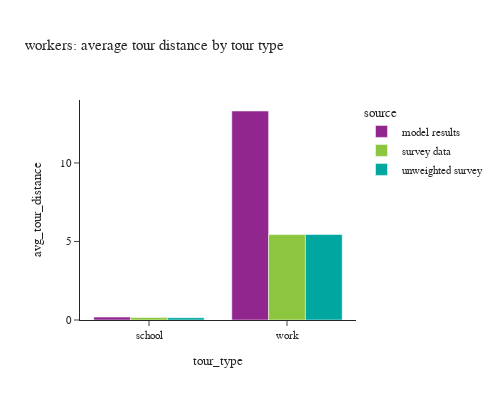

Source (notebook cell):
### Code cell
df_plot = w_tour_data.groupby(['source','tour_type']).apply(lambda x: pd.Series({
    # tour distance have different variable names in model and survey data
    'agg_tour_dist':(x['tour_distance_one_way'] * x['tour_weight']).sum() + (x['tour_distance'] * x['tour_weight']).sum()
    })).reset_index()
df_plot = df_plot.merge(df_worker_count, how='left', on='source')
df_plot['avg_tour_distance'] = df_plot['agg_tour_dist']/df_plot['person_weight']

fig = px.bar(df_plot, x="tour_type", y="avg_tour_distance", color="source",barmode="group",
            #  facet_col="tour_type",facet_row_spacing=0.2,
             title="workers: average tour distance by tour type")
fig.update_layout(height=400, width=500)
fig.show()

### Figure 1 — Plotly figure (JSON) as saved in the notebook; plotly's stock layout.template omitted (floating-point values rounded to 4 significant figures)
{"data": [{"alignmentgroup": "True", "hovertemplate": "source=model results<br>tour_type=%{x}<br>avg_tour_distance=%{y}<extra></extra>", "legendgroup": "model results", "marker": {"color": "#91268F", "pattern": {"shape": ""}}, "name": "model results", "offsetgroup": "model results", "orientation": "v", "showlegend": true, "textposition": "auto", "type": "bar", "x": ["school", "work"], "xaxis": "x", "y": [0.1849, 13.31], "yaxis": "y"}, {"alignmentgroup": "True", "hovertemplate": "source=survey data<br>tour_type=%{x}<br>avg_tour_distance=%{y}<extra></extra>", "legendgroup": "survey data", "marker": {"color": "#8CC63E", "pattern": {"shape": ""}}, "name": "survey data", "offsetgroup": "survey data", "orientation": "v", "showlegend": true, "textposition": "auto", "type": "bar", "x": ["school", "work"], "xaxis": "x", "y": [0.1566, 5.437], "yaxis": "y"}, {"alignmentgroup": "True", "hovertemplate": "source=unweighted survey<br>tour_type=%{x}<br>avg_tour_distance=%{y}<extra></extra>", "legendgroup": "unweighted survey", "marker": {"color": "#00A7A0", "pattern": {"shape": ""}}, "name": "unweighted survey", "offsetgroup": "unweighted survey", "orientation": "v", "showlegend": true, "textposition": "auto", "type": "bar", "x": ["school", "work"], "xaxis": "x", "y": [0.1451, 5.443], "yaxis": "y"}], "layout": {"barmode": "group", "height": 400, "legend": {"title": {"text": "source"}, "tracegroupgap": 0}, "title": {"text": "workers: average tour distance by tour type"}, "width": 500, "xaxis": {"anchor": "y", "domain": [0.0, 1.0], "title": {"text": "tour_type"}}, "yaxis": {"anchor": "x", "domain": [0.0, 1.0], "title": {"text": "avg_tour_distance"}}}}
